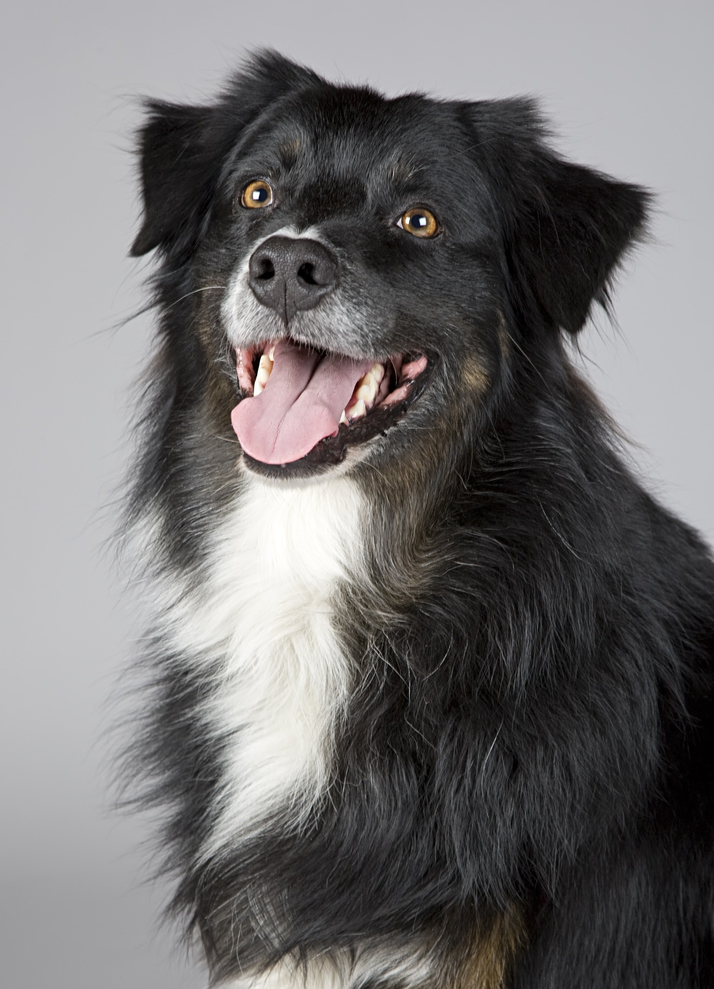
#> input picture Esercitazione 7/Materiale/cane.png, 714 x 989 px, shrunk from 1535 x 2126 before the run
$ python compression_svd.py
#> lines starting #> are read from the running program, lines starting #| are printed output that depends on the picture; long printed decimals are rounded
from matplotlib.image import imread
import matplotlib.pyplot as plt
import numpy as np

def preserved_energy(S, total_energy, k):
	partial_energy = np.sum(S[:k])
	return partial_energy / total_energy * 100

def get_minimum_k(S, threshold):
	# Punto di partenza per il target e per il k da raggiungere
	target = 0
	k = 0
	# Accumuliamo sugli elementi di S finché non "superiamo" la soglia
	for i in range(len(S)):
		target += S[i]
		k += 1  # Avendo cura di salvare k
		if target >= threshold:
			break  # Usciamo dal ciclo
	return k, target

A = imread('cane.png')
#> A is the input picture: shape (989, 714, 3) float32; mean R, G, B 0.45, 0.442, 0.444
# A è una matrice  M x N x 3, essendo un'immagine RGB
# A(:,:,1) Red A(:,:,2) Blue A(:,:,3) Green
# su una scala tra 0 e 1
print(A.shape)
#| (989, 714, 3)

X = np.mean(A,-1); # media lungo l'ultimo asse, cioè 2
img = plt.imshow(X)
img.set_cmap('gray')
plt.axis('off')
plt.savefig('cane_gray.png')

# If full_matrices=True (default), u and vT have the shapes (M, M) and (N, N), respectively.
# Otherwise, the shapes are (M, K) and (K, N), respectively, where K = min(M, N).
U, S, VT = np.linalg.svd(X,full_matrices=False)
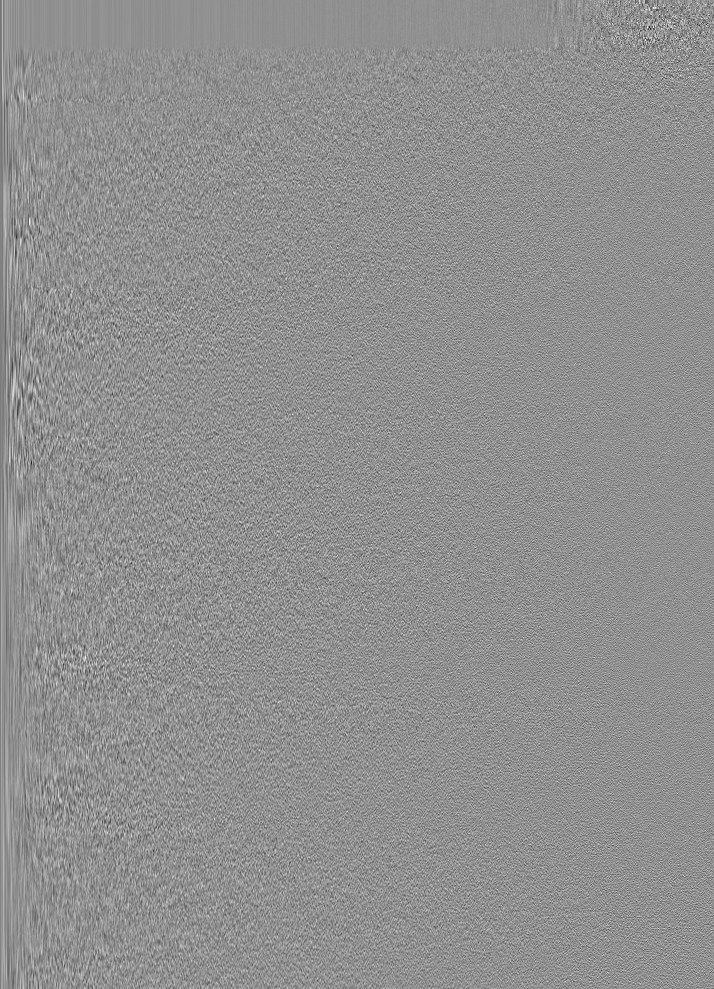
#> U: shape (989, 714) float32; min -0.252, max 0.193, mean -3.88e-05; drawn with min black and max white
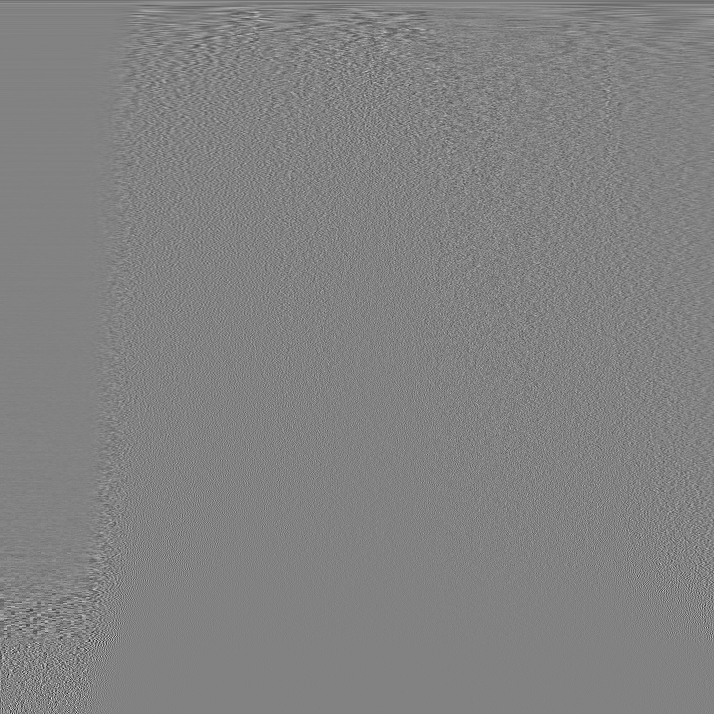
#> VT: shape (714, 714) float32; min -0.418, max 0.4, mean -4.29e-05; drawn with min black and max white
#> S = 714 values, max 411.1 at index 0, min 0.00759 at index 713, mean 2.24

# Esercizio 3
total_energy = np.sum(S) # La somma dei valori della matrice singolare
#> total_energy = 1602
print(f"Total energy: {total_energy}")
#| Total energy: 1601.966
for i in (5,20,100):
	print(f"Preserved energy for k = {i}: {preserved_energy(S=S, total_energy=total_energy, k=i)} %")
#> this loop made 3 passes
#> partial_energy in preserved_energy on passes 1 to 3: 705.5, 939.8, 1244.3
#| Preserved energy for k = 5: 44.037 %
#| Preserved energy for k = 20: 58.668 %
#| Preserved energy for k = 100: 77.673 %

# Esercizio Facoltativo
print("=" * 100)

threshold = total_energy * 0.8 # La soglia che vogliamo raggiungere
#> threshold = 1281.6
k, target = get_minimum_k(S = S, threshold=threshold)
#> the loop in get_minimum_k, `for i in range(len(S)):` made 118 passes
#> target on passes 1 to 12: 411.1, 528.9, 609, 667.3, 705.5, 737, 763.6, 787.9, 810.1, 827.4, 842.4, 856.8
#> after the loop in get_minimum_k, `for i in range(len(S)):`: k = 118; target = 1283.1
#> k = 118; target = 1283.1
print(f"Threshold: {threshold}")
#| Threshold: 1281.573
print(f"Accumulated sum: {target}")
#| Accumulated sum: 1283.061
print(f"Minimum k to reach the threshold: {k}")
#| Minimum k to reach the threshold: 118

S = np.diag(S)

j = 0
for r in (5, 20, 100):
	Xapprox = U[:,:r] @ S[0:r,:r] @ VT[:r,:]
	plt.figure(j+1)
	j += 1
	img = plt.imshow(Xapprox)
	img.set_cmap('gray')
	plt.axis('off')
	plt.title('r = ' + str(r))
	plt.savefig('cane' + str(r) + '.png')
#> this loop made 3 passes
#> pass 1, `Xapprox = U[:,:r] @ S[0:r,:r] @ VT[:r,:]`:
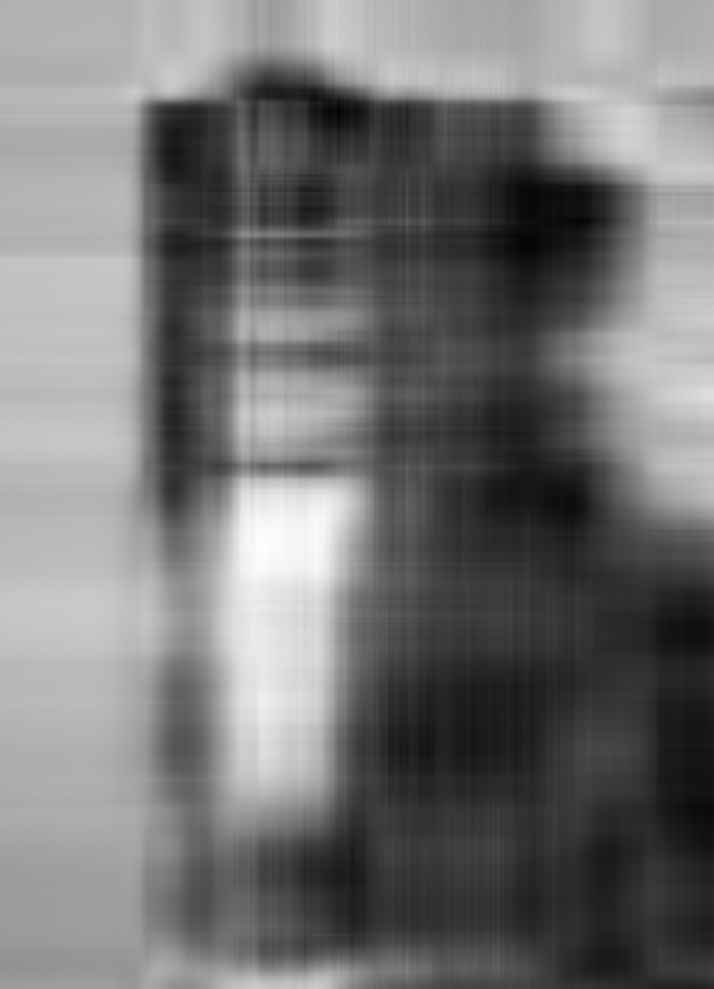
#> Xapprox: shape (989, 714) float32; min -0.0653, max 1.06, mean 0.445; drawn with min black and max white
#> pass 1, `plt.savefig('cane' + str(r) + '.png')`:
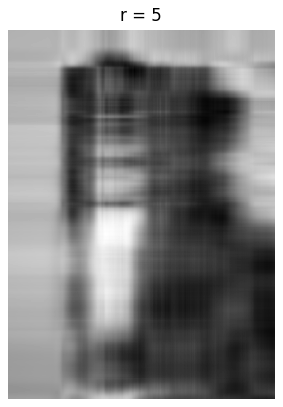
#> figure drawn by matplotlib, 1 panel
#> pass 2, `Xapprox = U[:,:r] @ S[0:r,:r] @ VT[:r,:]`:
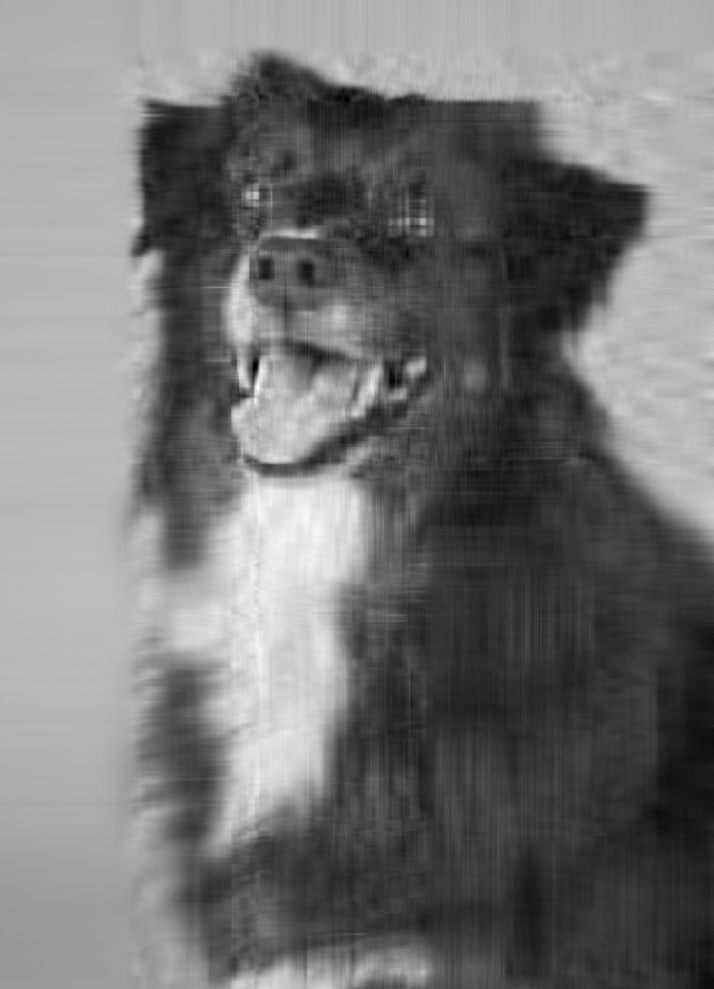
#> Xapprox: shape (989, 714) float32; min -0.0939, max 1.09, mean 0.445; drawn with min black and max white
#> after the loop, j = 3
